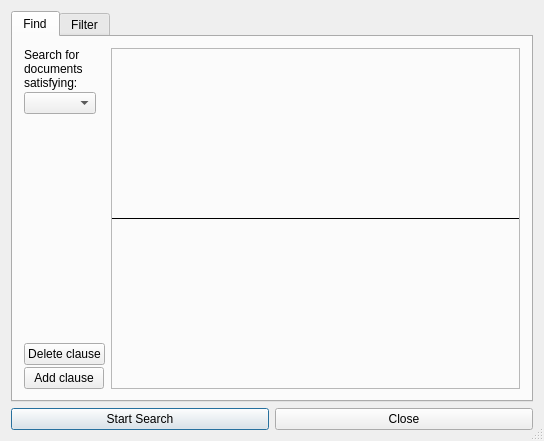
<?xml version="1.0" encoding="UTF-8"?>
<ui version="4.0">
 <class>AdvSearchBase</class>
 <widget class="QDialog" name="AdvSearchBase">
  <property name="geometry">
   <rect>
    <x>0</x>
    <y>0</y>
    <width>544</width>
    <height>441</height>
   </rect>
  </property>
  <property name="windowTitle">
   <string>Advanced search</string>
  </property>
  <property name="sizeGripEnabled">
   <bool>true</bool>
  </property>
  <layout class="QVBoxLayout" name="verticalLayout">
   <item>
    <widget class="QTabWidget" name="tabWidget">
     <property name="currentIndex">
      <number>0</number>
     </property>
     <widget class="QWidget" name="tab_5">
      <attribute name="title">
       <string>Find</string>
      </attribute>
      <layout class="QVBoxLayout" name="verticalLayout_2">
       <item>
        <layout class="QHBoxLayout">
         <item>
          <layout class="QVBoxLayout">
           <property name="spacing">
            <number>2</number>
           </property>
           <item>
            <widget class="QLabel" name="textLabel2">
             <property name="sizePolicy">
              <sizepolicy hsizetype="Fixed" vsizetype="Preferred">
               <horstretch>0</horstretch>
               <verstretch>0</verstretch>
              </sizepolicy>
             </property>
             <property name="toolTip">
              <string>All non empty fields on the right will be combined with AND (&quot;All clauses&quot; choice) or OR (&quot;Any clause&quot; choice) conjunctions. &lt;br&gt;&quot;Any&quot; &quot;All&quot; and &quot;None&quot; field types can accept a mix of simple words, and phrases enclosed in double quotes.&lt;br&gt;Fields with no data are ignored.</string>
             </property>
             <property name="frameShape">
              <enum>QFrame::NoFrame</enum>
             </property>
             <property name="frameShadow">
              <enum>QFrame::Plain</enum>
             </property>
             <property name="text">
              <string>Search for &lt;br&gt;documents&lt;br&gt;satisfying:</string>
             </property>
             <property name="wordWrap">
              <bool>false</bool>
             </property>
             <property name="margin">
              <number>4</number>
             </property>
            </widget>
           </item>
           <item>
            <widget class="QComboBox" name="conjunctCMB">
             <property name="sizePolicy">
              <sizepolicy hsizetype="Fixed" vsizetype="Fixed">
               <horstretch>8</horstretch>
               <verstretch>0</verstretch>
              </sizepolicy>
             </property>
             <property name="toolTip">
              <string>All non empty fields on the right will be combined with AND (&quot;All clauses&quot; choice) or OR (&quot;Any clause&quot; choice) conjunctions. &lt;br&gt;&quot;Any&quot; &quot;All&quot; and &quot;None&quot; field types can accept a mix of simple words, and phrases enclosed in double quotes.&lt;br&gt;Fields with no data are ignored.</string>
             </property>
            </widget>
           </item>
           <item>
            <spacer name="spacer2">
             <property name="orientation">
              <enum>Qt::Vertical</enum>
             </property>
             <property name="sizeType">
              <enum>QSizePolicy::Expanding</enum>
             </property>
             <property name="sizeHint" stdset="0">
              <size>
               <width>0</width>
               <height>0</height>
              </size>
             </property>
            </spacer>
           </item>
           <item>
            <widget class="QPushButton" name="delClausePB">
             <property name="sizePolicy">
              <sizepolicy hsizetype="Fixed" vsizetype="Fixed">
               <horstretch>0</horstretch>
               <verstretch>0</verstretch>
              </sizepolicy>
             </property>
             <property name="text">
              <string>Delete clause</string>
             </property>
             <property name="autoDefault">
              <bool>false</bool>
             </property>
            </widget>
           </item>
           <item>
            <widget class="QPushButton" name="addClausePB">
             <property name="sizePolicy">
              <sizepolicy hsizetype="Fixed" vsizetype="Fixed">
               <horstretch>0</horstretch>
               <verstretch>0</verstretch>
              </sizepolicy>
             </property>
             <property name="text">
              <string>Add clause</string>
             </property>
             <property name="autoDefault">
              <bool>false</bool>
             </property>
            </widget>
           </item>
          </layout>
         </item>
         <item>
          <widget class="QFrame" name="clauseFRM">
           <property name="frameShape">
            <enum>QFrame::StyledPanel</enum>
           </property>
           <property name="frameShadow">
            <enum>QFrame::Plain</enum>
           </property>
           <layout class="QVBoxLayout">
            <property name="spacing">
             <number>1</number>
            </property>
            <property name="margin">
             <number>0</number>
            </property>
            <item>
             <widget class="Line" name="clauseline">
              <property name="frameShape">
               <enum>QFrame::HLine</enum>
              </property>
              <property name="frameShadow">
               <enum>QFrame::Plain</enum>
              </property>
             </widget>
            </item>
           </layout>
          </widget>
         </item>
        </layout>
       </item>
      </layout>
     </widget>
     <widget class="QWidget" name="tab_6">
      <attribute name="title">
       <string>Filter</string>
      </attribute>
      <layout class="QVBoxLayout" name="verticalLayout_5">
       <item>
        <layout class="QVBoxLayout" name="verticalLayout_4">
         <item>
          <layout class="QHBoxLayout" name="horizontalLayout_2">
           <item>
            <widget class="QCheckBox" name="filterDatesCB">
             <property name="sizePolicy">
              <sizepolicy hsizetype="Minimum" vsizetype="Fixed">
               <horstretch>1</horstretch>
               <verstretch>0</verstretch>
              </sizepolicy>
             </property>
             <property name="toolTip">
              <string>Check this to enable filtering on dates</string>
             </property>
             <property name="text">
              <string>Filter dates</string>
             </property>
            </widget>
           </item>
           <item>
            <widget class="QLabel" name="label">
             <property name="text">
              <string>From</string>
             </property>
            </widget>
           </item>
           <item>
            <widget class="QDateEdit" name="minDateDTE">
             <property name="enabled">
              <bool>false</bool>
             </property>
            </widget>
           </item>
           <item>
            <widget class="QLabel" name="label_2">
             <property name="text">
              <string>To</string>
             </property>
            </widget>
           </item>
           <item>
            <widget class="QDateEdit" name="maxDateDTE">
             <property name="enabled">
              <bool>false</bool>
             </property>
            </widget>
           </item>
          </layout>
         </item>
         <item>
          <widget class="Line" name="line2">
           <property name="frameShape">
            <enum>QFrame::HLine</enum>
           </property>
           <property name="frameShadow">
            <enum>QFrame::Sunken</enum>
           </property>
          </widget>
         </item>
         <item>
          <layout class="QHBoxLayout" name="horizontalLayout">
           <item>
            <widget class="QCheckBox" name="filterSizesCB">
             <property name="sizePolicy">
              <sizepolicy hsizetype="Minimum" vsizetype="Fixed">
               <horstretch>1</horstretch>
               <verstretch>0</verstretch>
              </sizepolicy>
             </property>
             <property name="toolTip">
              <string>Check this to enable filtering on sizes</string>
             </property>
             <property name="text">
              <string>Filter sizes</string>
             </property>
            </widget>
           </item>
           <item>
            <widget class="QLabel" name="labelminsize">
             <property name="toolTip">
              <string>Minimum size. You can use k/K,m/M,g/G as multipliers</string>
             </property>
             <property name="text">
              <string>Min. Size</string>
             </property>
            </widget>
           </item>
           <item>
            <widget class="QLineEdit" name="minSizeLE">
             <property name="enabled">
              <bool>false</bool>
             </property>
            </widget>
           </item>
           <item>
            <widget class="QLabel" name="labelmaxsize">
             <property name="toolTip">
              <string>Maximum size. You can use k/K,m/M,g/G as multipliers</string>
             </property>
             <property name="text">
              <string>Max. Size</string>
             </property>
            </widget>
           </item>
           <item>
            <widget class="QLineEdit" name="maxSizeLE">
             <property name="enabled">
              <bool>false</bool>
             </property>
            </widget>
           </item>
          </layout>
         </item>
         <item>
          <widget class="Line" name="line4">
           <property name="frameShape">
            <enum>QFrame::HLine</enum>
           </property>
           <property name="frameShadow">
            <enum>QFrame::Sunken</enum>
           </property>
          </widget>
         </item>
         <item>
          <layout class="QVBoxLayout" name="verticalLayout_3">
           <item>
            <layout class="QHBoxLayout">
             <item>
              <widget class="QCheckBox" name="restrictFtCB">
               <property name="sizePolicy">
                <sizepolicy hsizetype="Minimum" vsizetype="Fixed">
                 <horstretch>1</horstretch>
                 <verstretch>0</verstretch>
                </sizepolicy>
               </property>
               <property name="toolTip">
                <string>Check this to enable filtering on file types</string>
               </property>
               <property name="text">
                <string>Restrict file types</string>
               </property>
              </widget>
             </item>
             <item>
              <widget class="QCheckBox" name="restrictCtCB">
               <property name="enabled">
                <bool>false</bool>
               </property>
               <property name="sizePolicy">
                <sizepolicy hsizetype="Minimum" vsizetype="Fixed">
                 <horstretch>1</horstretch>
                 <verstretch>0</verstretch>
                </sizepolicy>
               </property>
               <property name="toolTip">
                <string>Check this to use file categories instead of raw mime types</string>
               </property>
               <property name="text">
                <string>By categories</string>
               </property>
              </widget>
             </item>
             <item>
              <widget class="QPushButton" name="saveFileTypesPB">
               <property name="enabled">
                <bool>false</bool>
               </property>
               <property name="text">
                <string>Save as default</string>
               </property>
               <property name="autoDefault">
                <bool>false</bool>
               </property>
              </widget>
             </item>
            </layout>
           </item>
           <item>
            <layout class="QHBoxLayout">
             <item>
              <layout class="QVBoxLayout">
               <property name="spacing">
                <number>0</number>
               </property>
               <item>
                <widget class="QLabel" name="textLabel2_2">
                 <property name="text">
                  <string>Searched file types</string>
                 </property>
                 <property name="wordWrap">
                  <bool>false</bool>
                 </property>
                </widget>
               </item>
               <item>
                <widget class="QListWidget" name="yesFiltypsLB">
                 <property name="enabled">
                  <bool>false</bool>
                 </property>
                 <property name="minimumSize">
                  <size>
                   <width>200</width>
                   <height>20</height>
                  </size>
                 </property>
                 <property name="selectionMode">
                  <enum>QAbstractItemView::ExtendedSelection</enum>
                 </property>
                </widget>
               </item>
              </layout>
             </item>
             <item>
              <layout class="QVBoxLayout">
               <property name="spacing">
                <number>0</number>
               </property>
               <item>
                <widget class="QPushButton" name="delAFiltypPB">
                 <property name="enabled">
                  <bool>false</bool>
                 </property>
                 <property name="text">
                  <string>All ----&gt;</string>
                 </property>
                 <property name="autoDefault">
                  <bool>false</bool>
                 </property>
                </widget>
               </item>
               <item>
                <widget class="QPushButton" name="delFiltypPB">
                 <property name="enabled">
                  <bool>false</bool>
                 </property>
                 <property name="text">
                  <string>Sel -----&gt;</string>
                 </property>
                 <property name="autoDefault">
                  <bool>false</bool>
                 </property>
                </widget>
               </item>
               <item>
                <widget class="QPushButton" name="addFiltypPB">
                 <property name="enabled">
                  <bool>false</bool>
                 </property>
                 <property name="text">
                  <string>&lt;----- Sel</string>
                 </property>
                 <property name="autoDefault">
                  <bool>false</bool>
                 </property>
                </widget>
               </item>
               <item>
                <widget class="QPushButton" name="addAFiltypPB">
                 <property name="enabled">
                  <bool>false</bool>
                 </property>
                 <property name="text">
                  <string>&lt;----- All</string>
                 </property>
                 <property name="autoDefault">
                  <bool>false</bool>
                 </property>
                </widget>
               </item>
              </layout>
             </item>
             <item>
              <layout class="QVBoxLayout">
               <property name="spacing">
                <number>0</number>
               </property>
               <item>
                <widget class="QLabel" name="textLabel3">
                 <property name="text">
                  <string>Ignored file types</string>
                 </property>
                 <property name="wordWrap">
                  <bool>false</bool>
                 </property>
                </widget>
               </item>
               <item>
                <widget class="QListWidget" name="noFiltypsLB">
                 <property name="enabled">
                  <bool>false</bool>
                 </property>
                 <property name="minimumSize">
                  <size>
                   <width>200</width>
                   <height>20</height>
                  </size>
                 </property>
                 <property name="selectionMode">
                  <enum>QAbstractItemView::ExtendedSelection</enum>
                 </property>
                </widget>
               </item>
              </layout>
             </item>
            </layout>
           </item>
          </layout>
         </item>
         <item>
          <widget class="Line" name="line5">
           <property name="frameShape">
            <enum>QFrame::HLine</enum>
           </property>
           <property name="frameShadow">
            <enum>QFrame::Sunken</enum>
           </property>
          </widget>
         </item>
         <item>
          <layout class="QGridLayout">
           <item row="1" column="0">
            <widget class="QComboBox" name="subtreeCMB">
             <property name="sizePolicy">
              <sizepolicy hsizetype="Expanding" vsizetype="Fixed">
               <horstretch>8</horstretch>
               <verstretch>0</verstretch>
              </sizepolicy>
             </property>
             <property name="minimumSize">
              <size>
               <width>300</width>
               <height>0</height>
              </size>
             </property>
             <property name="toolTip">
              <string>Enter top directory for search</string>
             </property>
             <property name="editable">
              <bool>true</bool>
             </property>
             <property name="maxCount">
              <number>20</number>
             </property>
             <property name="insertPolicy">
              <enum>QComboBox::NoInsert</enum>
             </property>
             <property name="duplicatesEnabled">
              <bool>false</bool>
             </property>
            </widget>
           </item>
           <item row="1" column="1">
            <widget class="QPushButton" name="browsePB">
             <property name="text">
              <string>Browse</string>
             </property>
             <property name="autoDefault">
              <bool>false</bool>
             </property>
            </widget>
           </item>
           <item row="0" column="0">
            <widget class="QLabel" name="textLabel1">
             <property name="text">
              <string>Restrict results to files in subtree:</string>
             </property>
             <property name="wordWrap">
              <bool>false</bool>
             </property>
            </widget>
           </item>
           <item row="0" column="1">
            <widget class="QCheckBox" name="direxclCB">
             <property name="text">
              <string>Invert</string>
             </property>
            </widget>
           </item>
          </layout>
         </item>
        </layout>
       </item>
      </layout>
     </widget>
    </widget>
   </item>
   <item>
    <layout class="QHBoxLayout">
     <item>
      <widget class="QPushButton" name="searchPB">
       <property name="text">
        <string>Start Search</string>
       </property>
      </widget>
     </item>
     <item>
      <widget class="QPushButton" name="dismissPB">
       <property name="text">
        <string>Close</string>
       </property>
       <property name="autoDefault">
        <bool>false</bool>
       </property>
      </widget>
     </item>
    </layout>
   </item>
  </layout>
 </widget>
 <layoutdefault spacing="6" margin="11"/>
 <resources/>
 <connections/>
</ui>
